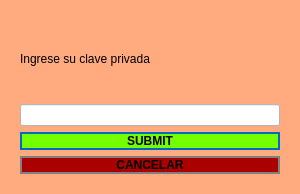
<?xml version="1.0" encoding="UTF-8"?>
<ui version="4.0">
 <class>KeyWindow</class>
 <widget class="QWidget" name="KeyWindow">
  <property name="geometry">
   <rect>
    <x>0</x>
    <y>0</y>
    <width>300</width>
    <height>194</height>
   </rect>
  </property>
  <property name="cursor">
   <cursorShape>PointingHandCursor</cursorShape>
  </property>
  <property name="windowTitle">
   <string>Clave Privada</string>
  </property>
  <property name="styleSheet">
   <string notr="true">background-color: rgb(255, 170, 127);</string>
  </property>
  <layout class="QGridLayout" name="gridLayout_2">
   <item row="0" column="0">
    <widget class="QWidget" name="widget" native="true">
     <layout class="QVBoxLayout" name="verticalLayout">
      <item>
       <widget class="QLabel" name="label">
        <property name="styleSheet">
         <string notr="true">font: 12pt &quot;Noto Serif CJK KR&quot;;</string>
        </property>
        <property name="text">
         <string>Ingrese su clave privada</string>
        </property>
       </widget>
      </item>
      <item>
       <widget class="QLineEdit" name="lineEdit">
        <property name="styleSheet">
         <string notr="true">background-color: rgb(255, 255, 255);
color: rgb(0, 0, 0);</string>
        </property>
       </widget>
      </item>
      <item>
       <widget class="QPushButton" name="bt_pass">
        <property name="cursor">
         <cursorShape>PointingHandCursor</cursorShape>
        </property>
        <property name="styleSheet">
         <string notr="true">QPushButton
{	
	height: 2em;
 	border-style: solid;
	border-width: 2px;
 	border-color: #0069c0;
	font-weight: bold;
	
background-color: rgb(116, 255, 2);
}

QPushButton:hover
{
   	background-color:#0069c0;
	color:white;
}</string>
        </property>
        <property name="text">
         <string>SUBMIT</string>
        </property>
        <property name="icon">
         <iconset>
          <normaloff>../images/user.png</normaloff>../images/user.png</iconset>
        </property>
        <property name="iconSize">
         <size>
          <width>30</width>
          <height>30</height>
         </size>
        </property>
        <property name="flat">
         <bool>true</bool>
        </property>
       </widget>
      </item>
      <item>
       <widget class="QPushButton" name="cancelButton">
        <property name="cursor">
         <cursorShape>PointingHandCursor</cursorShape>
        </property>
        <property name="styleSheet">
         <string notr="true">QPushButton
{	
	height: 2em;
 	border-style: solid;
	border-width: 2px;
 	border-color: grey;
	font-weight: bold;
	background-color: rgb(171, 0, 0);
	color:&quot;white&quot;;
}

QPushButton:hover
{
   	background-color:grey;
	color:white;
}</string>
        </property>
        <property name="text">
         <string>CANCELAR</string>
        </property>
        <property name="iconSize">
         <size>
          <width>30</width>
          <height>30</height>
         </size>
        </property>
        <property name="flat">
         <bool>true</bool>
        </property>
       </widget>
      </item>
     </layout>
    </widget>
   </item>
  </layout>
 </widget>
 <resources/>
 <connections/>
</ui>
